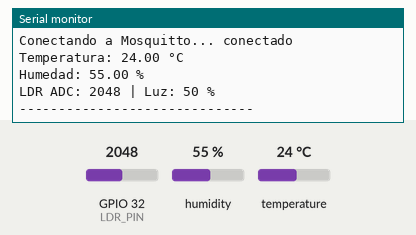
The sketch below on a simulated ESP32. On the bench: the last lines printed to the serial monitor. Inputs (shaded band) come from the test bench; at power-on: humidity 55 %, GPIO 32 (LDR_PIN) = 2048, temperature 24 °C (analog values on the 0–4095 scale). WiFi joins after 1.5 s; servers stay silent unless stated; no MQTT or app messages arrive unless stated.

Above: at 2.7 s.
2.8 s: humidity set to 22 %
5.5 s: GPIO 32 (LDR_PIN) set to 2866
At 7.0 s:
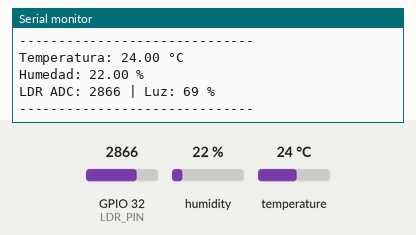
8.2 s: temperature set to 12 °C
10.9 s: GPIO 32 (LDR_PIN) set to 3603
At 13.2 s:
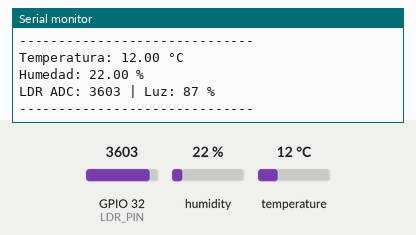
13.6 s: humidity set to 40 %
At 14.4 s:
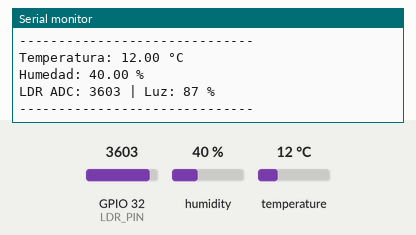
Timing chart, 0 to 16.6 s (numbered marks = the images above; inputs shaded):
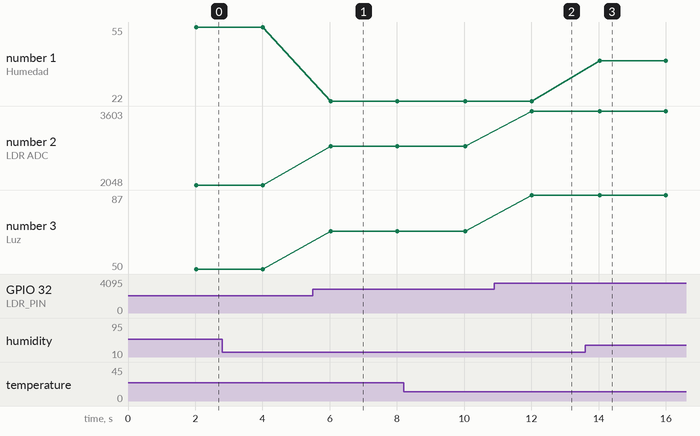

Measured:
- after the input at 5.5 s, the serial monitor: prints a new line after 0.53 s (image 1)
- after the input at 10.9 s, the serial monitor: prints a new line after 1.1 s (image 2)
- after the input at 13.6 s, the serial monitor: prints a new line after 0.43 s (image 3)
- plotted number 1: 22 → 40 after the input at 13.6 s
- plotted number 2: 2048 → 2866 after the input at 5.5 s, 2866 → 3603 after the input at 10.9 s
- plotted number 3: 50 → 69 after the input at 5.5 s, 69 → 87 after the input at 10.9 s

The sketch:

TallercitoLuisitoo.ino
```cpp
#include <WiFi.h>
#include <PubSubClient.h>
#include <DHT.h> // Librería para el sensor DHT11

// ======================================================
// CONFIGURACIÓN WIFI
// ======================================================

const char* WIFI_SSID = "S22_Ultra_de_Luis";
const char* WIFI_PASSWORD = "luisito123";

// ======================================================
// CONFIGURACIÓN MQTT
// ======================================================

const char* MQTT_SERVER = "10.104.6.141";
const int MQTT_PORT = 1883;

// Topics utilizados por el dashboard React.
const char* TOPIC_TEMPERATURA = "clima/esp32/temperatura";
const char* TOPIC_HUMEDAD = "clima/esp32/humedad";
const char* TOPIC_LUZ = "clima/esp32/luz";

// ======================================================
// CONFIGURACIÓN DE SENSORES
// ======================================================

#define DHTPIN 4       // Pin digital GPIO 4 conectado a 'out' del DHT11
#define DHTTYPE DHT11  // Seleccionamos el tipo de sensor
DHT dht(DHTPIN, DHTTYPE);

const int LDR_PIN = 32; // Pin analógico GPIO 32 conectado a la unión de la LDR y la resistencia

WiFiClient wifiClient;
PubSubClient mqttClient(wifiClient);

// Enviar una lectura cada 2 segundos.
const unsigned long INTERVALO_ENVIO = 2000;
unsigned long ultimoEnvio = 0;

void conectarWiFi() {
  Serial.print("Conectando a WiFi");
  WiFi.begin(WIFI_SSID, WIFI_PASSWORD);

  while (WiFi.status() != WL_CONNECTED) {
    delay(500);
    Serial.print(".");
  }

  Serial.println();
  Serial.println("WiFi conectado");
  Serial.print("IP del ESP32: ");
  Serial.println(WiFi.localIP());
}

void conectarMQTT() {
  while (!mqttClient.connected()) {
    Serial.print("Conectando a Mosquitto...");

    // Crear un Client ID diferente para este ESP32.
    String clientId = "ESP32-";
    clientId += String((uint32_t)(ESP.getEfuseMac() & 0xFFFFFFFF), HEX);

    if (mqttClient.connect(clientId.c_str())) {
      Serial.println(" conectado");
    } else {
      Serial.print(" error, rc=");
      Serial.print(mqttClient.state());
      Serial.println(". Reintentando en 2 segundos...");
      delay(2000);
    }
  }
}

// ======================================================
// LEER Y PUBLICAR SENSORES
// ======================================================

void publicarSensores() {
  // 1 y 2. Obtener la temperatura y humedad
  float t = dht.readTemperature();
  float h = dht.readHumidity();

  // validacion por error en la medicion
  if (isnan(t) || isnan(h)) {
    Serial.println("Error al leer el sensor DHT11!");
    return;
  }

  // 3. Obtener la lectura del sensor de iluminación
  int valorLDR = analogRead(LDR_PIN);

  // Mapero del ldr
  int porcentajeLuz = map(valorLDR, 0, 4095, 0, 100);

  // 4. Preparar los valores para poder publicarlos mediante MQTT (como texto)
  String tempStr = String(t, 2); // 2 indica los decimales
  String humStr = String(h, 2);
  String luzStr = String(porcentajeLuz);

  // 5. Publicar cada dato en su topic correspondiente
  // El parámetro 'true' al final hace que el mensaje sea "retained" (retenido por el broker)
  mqttClient.publish(TOPIC_TEMPERATURA, tempStr.c_str(), true);
  mqttClient.publish(TOPIC_HUMEDAD, humStr.c_str(), true);
  mqttClient.publish(TOPIC_LUZ, luzStr.c_str(), true);

  // 6. Mostrar las mediciones en el Monitor Serial
  Serial.print("Temperatura: ");
  Serial.print(tempStr);
  Serial.println(" °C");

  Serial.print("Humedad: ");
  Serial.print(humStr);
  Serial.println(" %");

  Serial.print("LDR ADC: ");
  Serial.print(valorLDR);
  Serial.print(" | Luz: ");
  Serial.print(luzStr);
  Serial.println(" %");
  Serial.println("------------------------------");
}

void setup() {
  Serial.begin(115200);

  // Inicializar los sensores
  dht.begin();

  // Opcional pero recomendado: forzar la resolución de lectura del ESP32 a 12 bits
  analogReadResolution(12);

  conectarWiFi();

  mqttClient.setServer(MQTT_SERVER, MQTT_PORT);
}

void loop() {
  // Si se pierde WiFi, volver a conectarse.
  if (WiFi.status() != WL_CONNECTED) {
    conectarWiFi();
  }

  // Si se pierde MQTT, volver a conectarse.
  if (!mqttClient.connected()) {
    conectarMQTT();
  }

  mqttClient.loop();

  // Publicar sensores cada 2 segundos.
  if (millis() - ultimoEnvio >= INTERVALO_ENVIO) {
    ultimoEnvio = millis();
    publicarSensores();
  }
}
```
